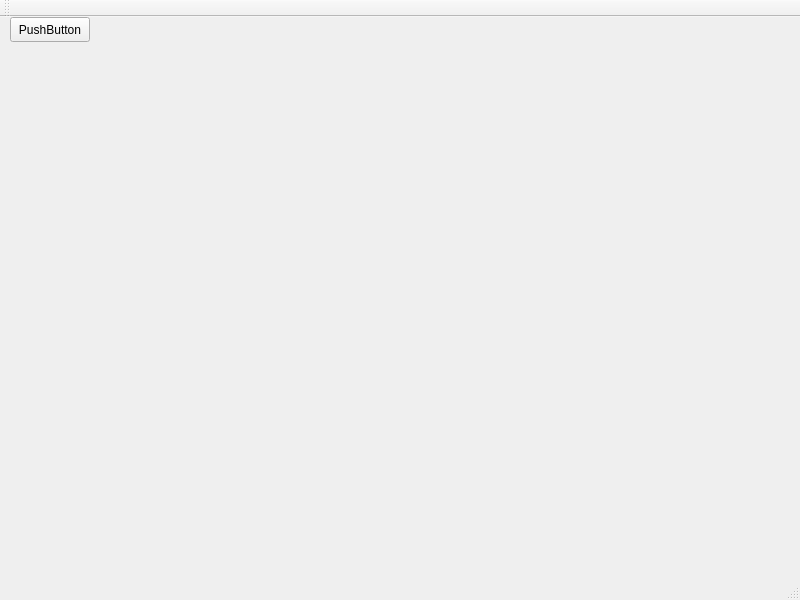
<?xml version="1.0" encoding="UTF-8"?>
<ui version="4.0">
 <class>MainWindow</class>
 <widget class="QMainWindow" name="MainWindow">
  <property name="geometry">
   <rect>
    <x>0</x>
    <y>0</y>
    <width>800</width>
    <height>600</height>
   </rect>
  </property>
  <property name="windowTitle">
   <string>MainWindow</string>
  </property>
  <widget class="QWidget" name="centralwidget">
   <widget class="QPushButton" name="pushButton">
    <property name="geometry">
     <rect>
      <x>10</x>
      <y>0</y>
      <width>80</width>
      <height>25</height>
     </rect>
    </property>
    <property name="text">
     <string>PushButton</string>
    </property>
   </widget>
  </widget>
  <widget class="QMenuBar" name="menubar">
   <property name="geometry">
    <rect>
     <x>0</x>
     <y>0</y>
     <width>800</width>
     <height>22</height>
    </rect>
   </property>
  </widget>
  <widget class="QStatusBar" name="statusbar"/>
  <widget class="QToolBar" name="toolBar">
   <property name="windowTitle">
    <string>toolBar</string>
   </property>
   <attribute name="toolBarArea">
    <enum>TopToolBarArea</enum>
   </attribute>
   <attribute name="toolBarBreak">
    <bool>false</bool>
   </attribute>
  </widget>
 </widget>
 <resources/>
 <connections/>
</ui>
